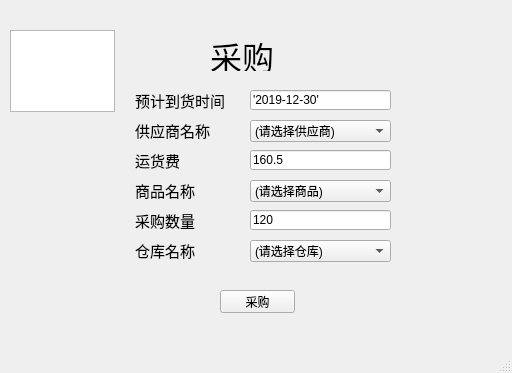
<?xml version="1.0" encoding="UTF-8"?>
<ui version="4.0">
 <class>stock</class>
 <widget class="QMainWindow" name="stock">
  <property name="geometry">
   <rect>
    <x>0</x>
    <y>0</y>
    <width>512</width>
    <height>373</height>
   </rect>
  </property>
  <property name="windowTitle">
   <string>采购</string>
  </property>
  <property name="dockOptions">
   <set>QMainWindow::AllowTabbedDocks|QMainWindow::AnimatedDocks</set>
  </property>
  <widget class="QWidget" name="centralwidget">
   <widget class="QLabel" name="label">
    <property name="geometry">
     <rect>
      <x>210</x>
      <y>40</y>
      <width>71</width>
      <height>31</height>
     </rect>
    </property>
    <property name="font">
     <font>
      <family>新蒂下午茶体</family>
      <pointsize>24</pointsize>
     </font>
    </property>
    <property name="text">
     <string>采购</string>
    </property>
   </widget>
   <widget class="QLabel" name="label_1">
    <property name="geometry">
     <rect>
      <x>135</x>
      <y>90</y>
      <width>101</width>
      <height>20</height>
     </rect>
    </property>
    <property name="font">
     <font>
      <family>楷体</family>
      <pointsize>11</pointsize>
     </font>
    </property>
    <property name="text">
     <string>预计到货时间</string>
    </property>
   </widget>
   <widget class="QLabel" name="label_2">
    <property name="geometry">
     <rect>
      <x>135</x>
      <y>120</y>
      <width>101</width>
      <height>20</height>
     </rect>
    </property>
    <property name="font">
     <font>
      <family>楷体</family>
      <pointsize>11</pointsize>
     </font>
    </property>
    <property name="text">
     <string>供应商名称</string>
    </property>
   </widget>
   <widget class="QLabel" name="label_3">
    <property name="geometry">
     <rect>
      <x>135</x>
      <y>150</y>
      <width>101</width>
      <height>20</height>
     </rect>
    </property>
    <property name="font">
     <font>
      <family>楷体</family>
      <pointsize>11</pointsize>
     </font>
    </property>
    <property name="text">
     <string>运货费</string>
    </property>
   </widget>
   <widget class="QLabel" name="label_4">
    <property name="geometry">
     <rect>
      <x>135</x>
      <y>180</y>
      <width>101</width>
      <height>20</height>
     </rect>
    </property>
    <property name="font">
     <font>
      <family>楷体</family>
      <pointsize>11</pointsize>
     </font>
    </property>
    <property name="text">
     <string>商品名称</string>
    </property>
   </widget>
   <widget class="QLabel" name="label_5">
    <property name="geometry">
     <rect>
      <x>135</x>
      <y>210</y>
      <width>101</width>
      <height>20</height>
     </rect>
    </property>
    <property name="font">
     <font>
      <family>楷体</family>
      <pointsize>11</pointsize>
     </font>
    </property>
    <property name="text">
     <string>采购数量</string>
    </property>
   </widget>
   <widget class="QLabel" name="label_6">
    <property name="geometry">
     <rect>
      <x>135</x>
      <y>240</y>
      <width>101</width>
      <height>20</height>
     </rect>
    </property>
    <property name="font">
     <font>
      <family>楷体</family>
      <pointsize>11</pointsize>
     </font>
    </property>
    <property name="text">
     <string>仓库名称</string>
    </property>
   </widget>
   <widget class="QLineEdit" name="lineEdit">
    <property name="geometry">
     <rect>
      <x>250</x>
      <y>90</y>
      <width>141</width>
      <height>20</height>
     </rect>
    </property>
    <property name="text">
     <string>'2019-12-30'</string>
    </property>
   </widget>
   <widget class="QLineEdit" name="lineEdit_2">
    <property name="geometry">
     <rect>
      <x>250</x>
      <y>150</y>
      <width>141</width>
      <height>20</height>
     </rect>
    </property>
    <property name="text">
     <string>160.5</string>
    </property>
   </widget>
   <widget class="QLineEdit" name="lineEdit_4">
    <property name="geometry">
     <rect>
      <x>250</x>
      <y>210</y>
      <width>141</width>
      <height>20</height>
     </rect>
    </property>
    <property name="text">
     <string>120</string>
    </property>
   </widget>
   <widget class="QPushButton" name="stock_btn">
    <property name="geometry">
     <rect>
      <x>220</x>
      <y>290</y>
      <width>75</width>
      <height>23</height>
     </rect>
    </property>
    <property name="text">
     <string>采购</string>
    </property>
   </widget>
   <widget class="QComboBox" name="comboBox">
    <property name="geometry">
     <rect>
      <x>250</x>
      <y>120</y>
      <width>141</width>
      <height>22</height>
     </rect>
    </property>
    <item>
     <property name="text">
      <string>(请选择供应商)</string>
     </property>
    </item>
   </widget>
   <widget class="QComboBox" name="comboBox_2">
    <property name="geometry">
     <rect>
      <x>250</x>
      <y>180</y>
      <width>141</width>
      <height>22</height>
     </rect>
    </property>
    <item>
     <property name="text">
      <string>(请选择商品)</string>
     </property>
    </item>
   </widget>
   <widget class="QComboBox" name="comboBox_3">
    <property name="geometry">
     <rect>
      <x>250</x>
      <y>240</y>
      <width>141</width>
      <height>22</height>
     </rect>
    </property>
    <item>
     <property name="text">
      <string>(请选择仓库)</string>
     </property>
    </item>
   </widget>
   <widget class="QGraphicsView" name="graphicsView">
    <property name="geometry">
     <rect>
      <x>10</x>
      <y>30</y>
      <width>105</width>
      <height>82</height>
     </rect>
    </property>
   </widget>
  </widget>
  <widget class="QMenuBar" name="menubar">
   <property name="geometry">
    <rect>
     <x>0</x>
     <y>0</y>
     <width>512</width>
     <height>21</height>
    </rect>
   </property>
  </widget>
  <widget class="QStatusBar" name="statusbar"/>
 </widget>
 <resources/>
 <connections/>
</ui>
